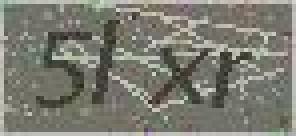
#> input picture code/randomCode.jpeg, 74 x 34 px (shown 4 times larger)
$ python checkCode.py
#> lines starting #> are read from the running program, lines starting #| are printed output that depends on the picture; after the words box and inside, x2 and y2 are one past the last pixel; in counts of white or black regions, pixels touching at a corner belong together
# brew install imagemagick
# brew install tesseract
# pip3 install tesserocr pillow

import pytesseract
from PIL import Image, ImageOps
import os

image = Image.open(os.path.dirname(__file__)+'/'+'randomCode.jpeg')
#> image is the input picture: PIL image 74x34 RGB; mean R, G, B 123.2, 123.3, 113.1
image = image.convert('L')
#> image: PIL image 74x34 L
threshold = 80
table = []
for i in range(256):
    if i < threshold:
        table.append(0)
    else:
        table.append(1)
image = image.point(table, '1')
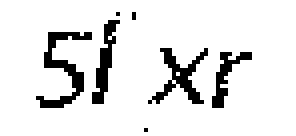
#> image: PIL image 74x34 1 (shown 4 times larger); 89.6% white; black in thin lines or dots, all inside (x1, y1, x2, y2) = (9, 3, 63, 33)
# image.show()
#> (the run stopped early here; a loop or call above may not have finished)
